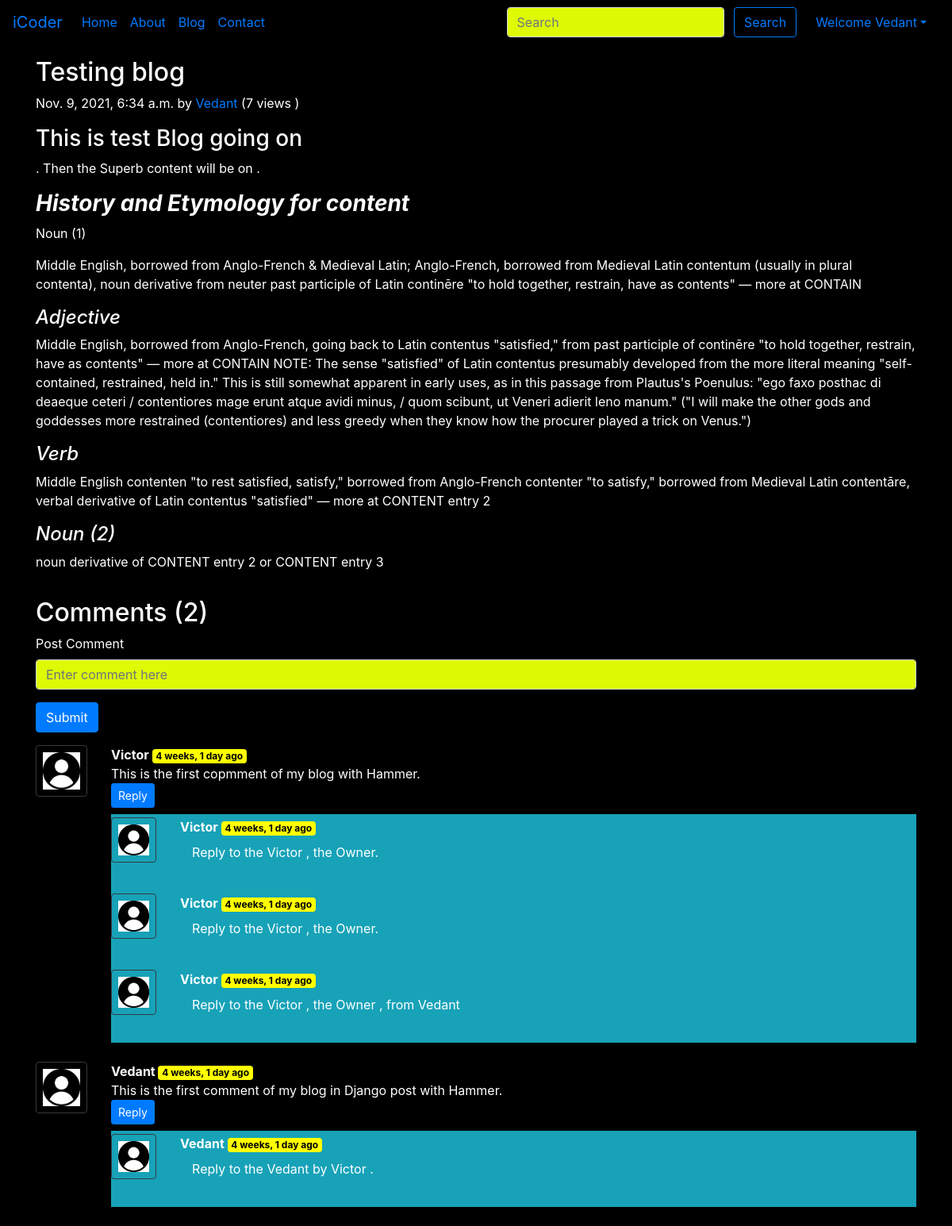
Screenshot of /blog/First-post (signed in) with the database file from the repository.
### blog/models.py (models this page shows, shortened)
class Post(models.Model):
    sno = models.AutoField(primary_key=True)
    title = models.CharField(max_length=255)
    author = models.CharField(max_length=14)
    slug = models.CharField(max_length=130)
    views = models.IntegerField(default=0)
    timeStamp = models.DateTimeField(blank=True)
    content = models.TextField()

class BlogComment(models.Model):
    sno = models.AutoField(primary_key=True)
    comment = models.TextField()
    user = models.ForeignKey(User, on_delete=models.CASCADE)
    post = models.ForeignKey(Post, on_delete=models.CASCADE)
    parent = models.ForeignKey('self', on_delete=models.CASCADE, null=True)
    timeStamp = models.DateTimeField(default=now)

### blog/views.py (the view)
# urls.py: path('<str:slug>', views.blogPost, name="blogPost"),
def blogPost(request, slug):
    post = Post.objects.filter(slug=slug).first()
    post.views = post.views + 1
    post.save()
    comments = BlogComment.objects.filter(post=post, parent=None)
    replies = BlogComment.objects.filter(post=post).exclude(parent=None)
    replyDict = {}
    for reply in replies:
        if reply.parent.sno not in replyDict.keys():
            replyDict[reply.parent.sno] = [reply]
        else:
            replyDict[reply.parent.sno].append(reply)
    context = {'post': post, 'comments': comments,
               'user': request.user, 'replyDict': replyDict}
    return render(request, "blog/blogPost.html", context)

### blog/templatetags/extras.py (called while the page is built)
@register.filter(name="get_val")
def get_val(dict, key):
    return dict.get(key)

### home/Templates/blog/blogPost.html (shortened to what this page needs)
{% extends 'base.html' %}
{% block body %}
{% load humanize %}
{% load extras %}
<div class="container my-3">
    <h2 class="blog-post-title">{{post.title}}</h2>
    <p class="blog-post-meta">{{post.timeStamp}} by <a href="/about">{{post.author}}</a>
        (<span>{{post.views}} views </span>)
    </p>
    <p>{{post.content|safe}}</p>
    <hr>
</div>
<div class="container">
    <h2> Comments ({{comments.count}}) </h2>
    <div class="my-2">
        {% if user.is_authenticated %}
        <form action="/blog/postComment" method="post">
            <div class="form-group">
                <label for="exampleInputEmail1">Post Comment </label>
                <input type="text" class="form-control" name="comment" placeholder="Enter comment here"
                    style="background-color: #defa04;color: black;">
            </div>
            <button type="submit" class="btn btn-primary">Submit</button>
        </form>
        {% else %}
        Please login to post a comment
        {% endif %}
    </div>
    {% for comment in comments %}
    <div class="row my-3">
        <div class="col-md-1  ">
            <img class="rounded mx-auto d-block w-100 border border-dark p-2" src="/static/img/user.png" alt="user">
        </div>
        <div class="col-md-11 ">
            <b> {{comment.user.username}} </b> <span class="badge badge-secondary " style="background-color: yellow;
    color: black;">{{comment.timeStamp|naturaltime}}</span>
            <div> {{comment.comment}} </div>
            <div class="reply mx-0">
                {% if user.is_authenticated %}
                <button class="btn btn-sm btn-primary" type="button" data-toggle="collapse"
                    data-target="#replyBox{{comment.sno}}" aria-expanded="false"
                    aria-controls="replyBox{{comment.sno}}">
                    Reply
                </button>
                {% endif %}
                <div class="replies bg-info my-2">
                    {% for reply in replyDict|get_val:comment.sno %}
                    <div class="row">
                        <div class="col-md-1 my-1  ">
                            <img class="rounded mx-auto d-block w-100 border border-dark p-2" src="/static/img/user.png"
                                alt="user">
                        </div>
                        <div class="col-md-11 my-1">
                            <b> {{comment.user.username}} </b>
                            <span class="badge badge-secondary " style="background-color: yellow;
                            color: black;">{{comment.timeStamp|naturaltime}}</span>
                            <div class="col-md-11 my-2"> {{reply.comment}}</div>
                        </div>
                    </div>
                    <br>
                    {% endfor %}
                </div>
            </div>
        </div>
    </div>
    {% endfor %}
</div>
{% endblock %}

### home/Templates/base.html (shortened to what this page needs)
<!doctype html>
<html lang="en">
<head>
  <link rel="stylesheet" href="https://stackpath.bootstrapcdn.com/bootstrap/4.5.2/css/bootstrap.min.css"
>
</head>
<body style="background-color: black;
    color: white;">
    <nav class="navbar navbar-expand-lg sticky-top">
      <a class="navbar-brand" href="/">iCoder</a>
      <div class="collapse navbar-collapse" id="navbarSupportedContent">
        <ul class="navbar-nav ">
          <li class="nav-item {% block homeactive %}{% endblock homeactive %}">
            <a class="nav-link" href="/">Home <span class="sr-only">(current)</span></a>
          </li>
          <li class="nav-item {% block aboutactive %}{% endblock aboutactive %}">
            <a class="nav-link" href="/about">About</a>
          </li>
          <li class="nav-item {% block blogactive %}{% endblock blogactive %}">
            <a class="nav-link" href="/blog/blogHome">Blog</a>
          </li>
          <li class="nav-item {% block contactactive %}{% endblock contactactive %}">
            <a class="nav-link" href="/contact">Contact</a>
          </li>
        </ul>
        <div class="form ml-auto form-inline">
          <form method="get" action="/search" class=" my-2 my-lg-0 mx-3">
            <input class="form-control mr-sm-2" type="search" placeholder="Search" aria-label="Search" name="query"
              id="query" style="background-color: #defa04;
    color: black;">
            <button class="btn btn-outline-primary my-2 my-sm-0" type="submit">Search</button>
          </form>
          {% if user.is_authenticated %}
          <ul class="navbar-nav mr-2">
            <li class="nav-item dropdown">
              <a class="nav-link dropdown-toggle" href='#' id="navbarDropdown" role="button" data-toggle="dropdown">
                Welcome {{request.user}}</a>
            </li>
          </ul>
        </div>
        {% endif %}
      </div>
    </nav>
    {% block body %} {% endblock body %}
</body>
</html>

### rows the page displays
Post: title "Testing blog", timeStamp "Nov. 9, 2021, 6:34 a.m.", author "Vedant", views "7", content "This is test Blog going on . Then the Superb content will be on . History and Etymology for content Noun (1) Middle English, borrowed from Anglo-French & Medieval Latin; Anglo-French, borrowed from Medieval Latin contentum (usually in plural contenta), noun derivative from neuter past participle of Latin continēre \"to hold together, restrain, have as contents\" — more at CONTAIN Adjective Middle English, borrowed from Anglo-French, going back to Latin contentus \"satisfied,\" from past participle of continēre \"to hold together, restrain, have as contents\" — more at CONTAIN NOTE: The sense \"satisfied\" of Latin contentus presumably developed from the more literal meaning \"self-contained,…"
BlogComment: user.username "Victor", timeStamp "4 weeks, 1 day ago", comment "This is the first copmment of my blog with Hammer."
BlogComment: comment "Reply to the Victor , the Owner."
BlogComment: comment "Reply to the Victor , the Owner."
BlogComment: comment "Reply to the Victor , the Owner , from Vedant"
BlogComment: user.username "Vedant", timeStamp "4 weeks, 1 day ago", comment "This is the first comment of my blog in Django post with Hammer."
BlogComment: comment "Reply to the Vedant by Victor ."

### other values shown
{{ request.user }} "Vedant"
{{ comments.count }} "2"
